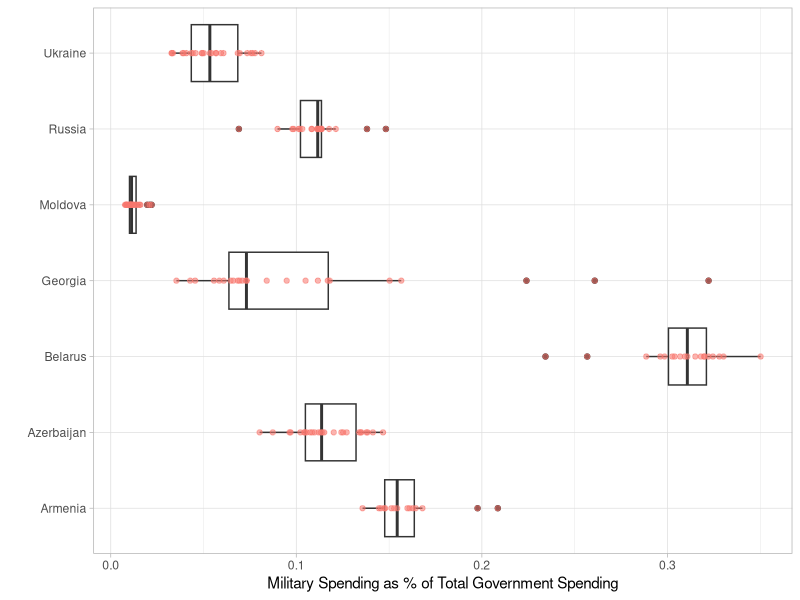

Write the R code that produced this figure.
## ---- chunk 1
#| label: setup

library(readxl) 
library(tidyverse)
## ---- chunk 2
#| label: read-in-military-data

military <- read_xlsx("data/gov_spending_per_capita.xlsx",  #comment
                      sheet = "Share of Govt. spending",    #comment
                      skip  = 7,                            #comment
                      n_max = 191,                          #comment
                      na = c("xxx", ". ."))                  #comment
## ---- chunk 3
#| label: regional-totals
cont_region <- read_xlsx("data/gov_spending_per_capita.xlsx", 
                      sheet = "Regional totals", 
                      skip = 14,
                      n_max = 36) |> 
  filter(Region != "World total (including Iraq)", 
         Region != "World total (excluding Iraq)")
## ---- chunk 4
#| label: id-regions
regions <- cont_region |> 
  pull(Region)
## ---- chunk 5
#| label: filter-regions
military_clean <- military |> 
  filter(!Country %in% regions)
## ---- chunk 6
#| label: inspecting-what-regions-were-not-removed

military_clean |> 
  filter(if_all(.cols = !Country,   #hint: what is the easiest way to include every column except `Country`
                .fns = is.na)   #hint: what function in R (there are several) tests if a value is missing or is NA?
         )
## ---- chunk 7
#| label: pivoting-military-data-longer

military_long <-
  military_clean |>
  pivot_longer(cols = 4:35, 
               names_to = "year",
               values_to = "spending")
## ---- chunk 8
#| label: side-by-side-boxplots-east-europe

# Countries to include in the plot! 
eastern_europe <- c("Armenia", 
                    "Azerbaijan",
                    "Belarus", 
                    "Georgia", 
                    "Moldova", 
                    "Russia", 
                    "Ukraine")

# Hint - look at the code chunk `filter-regions` and Question 2 for code similar to what you will want to use to filter out just these countries.  

military_long %>% 
  filter(Country %in% eastern_europe) %>% 
  ggplot() +
  geom_boxplot(mapping = aes(x = spending,
                             y = Country)) +
  geom_point(mapping = aes(x = spending,
                           y = Country,
                           color = "orange",
                           alpha = 0.5),
             show.legend = FALSE)+
  theme_light() +
  labs(x = "Military Spending as % of Total Government Spending",
       y = "")
  
  

